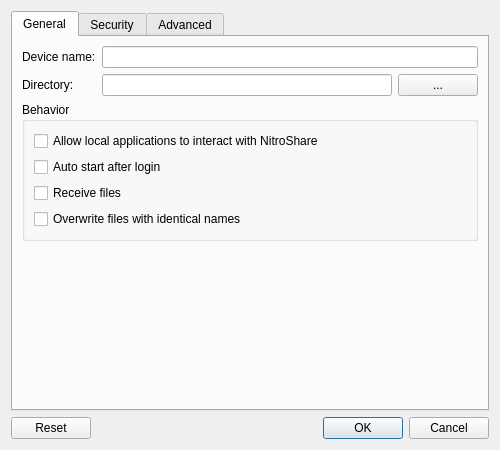
<?xml version="1.0" encoding="UTF-8"?>
<ui version="4.0">
 <class>SettingsDialog</class>
 <widget class="QDialog" name="SettingsDialog">
  <property name="geometry">
   <rect>
    <x>0</x>
    <y>0</y>
    <width>500</width>
    <height>450</height>
   </rect>
  </property>
  <property name="minimumSize">
   <size>
    <width>500</width>
    <height>450</height>
   </size>
  </property>
  <property name="maximumSize">
   <size>
    <width>500</width>
    <height>450</height>
   </size>
  </property>
  <property name="windowTitle">
   <string>Settings</string>
  </property>
  <property name="windowIcon">
   <iconset resource="../data/resource.qrc">
    <normaloff>:/img/logo.svg</normaloff>:/img/logo.svg</iconset>
  </property>
  <layout class="QVBoxLayout" name="verticalLayout">
   <item>
    <widget class="QTabWidget" name="tabs">
     <widget class="QWidget" name="generalTab">
      <attribute name="title">
       <string>General</string>
      </attribute>
      <layout class="QGridLayout" name="gridLayout_4">
       <item row="3" column="0">
        <spacer name="verticalSpacer1">
         <property name="orientation">
          <enum>Qt::Vertical</enum>
         </property>
         <property name="sizeHint" stdset="0">
          <size>
           <width>20</width>
           <height>40</height>
          </size>
         </property>
        </spacer>
       </item>
       <item row="0" column="1">
        <widget class="QLineEdit" name="deviceNameEdit"/>
       </item>
       <item row="0" column="0">
        <widget class="QLabel" name="deviceNameLabel">
         <property name="text">
          <string>Device name:</string>
         </property>
        </widget>
       </item>
       <item row="1" column="0">
        <widget class="QLabel" name="transferDirectoryLabel">
         <property name="text">
          <string>Directory:</string>
         </property>
        </widget>
       </item>
       <item row="1" column="1">
        <layout class="QHBoxLayout" name="transferDirectoryLayout">
         <item>
          <widget class="QLineEdit" name="transferDirectoryEdit"/>
         </item>
         <item>
          <widget class="QPushButton" name="transferDirectoryButton">
           <property name="text">
            <string>...</string>
           </property>
          </widget>
         </item>
        </layout>
       </item>
       <item row="2" column="0" colspan="2">
        <widget class="QGroupBox" name="behaviorGroupBox">
         <property name="title">
          <string>Behavior</string>
         </property>
         <layout class="QVBoxLayout" name="verticalLayout_2">
          <item>
           <widget class="QCheckBox" name="localApiCheckBox">
            <property name="text">
             <string>Allow local applications to interact with NitroShare</string>
            </property>
           </widget>
          </item>
          <item>
           <widget class="QCheckBox" name="autoStartCheckBox">
            <property name="text">
             <string>Auto start after login</string>
            </property>
           </widget>
          </item>
          <item>
           <widget class="QCheckBox" name="receiveFilesCheckBox">
            <property name="text">
             <string>Receive files</string>
            </property>
           </widget>
          </item>
          <item>
           <widget class="QCheckBox" name="overwriteCheckBox">
            <property name="text">
             <string>Overwrite files with identical names</string>
            </property>
           </widget>
          </item>
         </layout>
        </widget>
       </item>
      </layout>
     </widget>
     <widget class="QWidget" name="securityTab">
      <attribute name="title">
       <string>Security</string>
      </attribute>
      <layout class="QGridLayout" name="gridLayout_2">
       <item row="2" column="0">
        <widget class="QCheckBox" name="tlsCheckBox">
         <property name="text">
          <string>Enable TLS</string>
         </property>
        </widget>
       </item>
       <item row="5" column="0">
        <widget class="QLabel" name="privateKeyLabel">
         <property name="text">
          <string>Private key:</string>
         </property>
        </widget>
       </item>
       <item row="4" column="0">
        <widget class="QLabel" name="certificateLabel">
         <property name="text">
          <string>Certificate:</string>
         </property>
        </widget>
       </item>
       <item row="6" column="1">
        <widget class="QLineEdit" name="privateKeyPassphraseEdit">
         <property name="echoMode">
          <enum>QLineEdit::Password</enum>
         </property>
        </widget>
       </item>
       <item row="3" column="1">
        <layout class="QHBoxLayout" name="caCertificateLayout">
         <item>
          <widget class="QLineEdit" name="caCertificateEdit"/>
         </item>
         <item>
          <widget class="QPushButton" name="caCertificateButton">
           <property name="text">
            <string>...</string>
           </property>
          </widget>
         </item>
        </layout>
       </item>
       <item row="7" column="0">
        <spacer name="verticalSpacer2">
         <property name="orientation">
          <enum>Qt::Vertical</enum>
         </property>
         <property name="sizeHint" stdset="0">
          <size>
           <width>20</width>
           <height>40</height>
          </size>
         </property>
        </spacer>
       </item>
       <item row="4" column="1">
        <layout class="QHBoxLayout" name="certificateLayout">
         <item>
          <widget class="QLineEdit" name="certificateEdit"/>
         </item>
         <item>
          <widget class="QPushButton" name="certificateButton">
           <property name="text">
            <string>...</string>
           </property>
          </widget>
         </item>
        </layout>
       </item>
       <item row="6" column="0">
        <widget class="QLabel" name="privateKeypassphraseLabel">
         <property name="text">
          <string>Private key passphrase:</string>
         </property>
        </widget>
       </item>
       <item row="5" column="1">
        <layout class="QHBoxLayout" name="privateKeyLayout">
         <item>
          <widget class="QLineEdit" name="privateKeyEdit"/>
         </item>
         <item>
          <widget class="QPushButton" name="privateKeyButton">
           <property name="text">
            <string>...</string>
           </property>
          </widget>
         </item>
        </layout>
       </item>
       <item row="0" column="0" colspan="2">
        <widget class="QLabel" name="securityLabel">
         <property name="text">
          <string>&lt;html&gt;&lt;head/&gt;&lt;body&gt;&lt;p&gt;&lt;span style=&quot; font-weight:600;&quot;&gt;Warning&lt;/span&gt;: If enabled, all other clients must share a common certificate authority (CA) and have TLS enabled.&lt;/p&gt;&lt;/body&gt;&lt;/html&gt;</string>
         </property>
         <property name="wordWrap">
          <bool>true</bool>
         </property>
        </widget>
       </item>
       <item row="3" column="0">
        <widget class="QLabel" name="caCertificateLabel">
         <property name="text">
          <string>CA Certificate:</string>
         </property>
        </widget>
       </item>
       <item row="1" column="0" colspan="2">
        <widget class="Line" name="line">
         <property name="orientation">
          <enum>Qt::Horizontal</enum>
         </property>
        </widget>
       </item>
      </layout>
     </widget>
     <widget class="QWidget" name="advancedTab">
      <attribute name="title">
       <string>Advanced</string>
      </attribute>
      <layout class="QGridLayout" name="gridLayout">
       <item row="7" column="0">
        <widget class="QLabel" name="broadcastPortLabel">
         <property name="text">
          <string>Port:</string>
         </property>
        </widget>
       </item>
       <item row="0" column="0" colspan="3">
        <widget class="QLabel" name="warningLabel">
         <property name="text">
          <string>&lt;html&gt;&lt;head/&gt;&lt;body&gt;&lt;p&gt;&lt;span style=&quot; font-weight:600;&quot;&gt;Warning:&lt;/span&gt; Changing the settings below may cause NitroShare to stop functioning or use excessive bandwidth. Proceed with caution.&lt;/p&gt;&lt;/body&gt;&lt;/html&gt;</string>
         </property>
         <property name="wordWrap">
          <bool>true</bool>
         </property>
        </widget>
       </item>
       <item row="2" column="0" colspan="2">
        <widget class="QLabel" name="transferLabel">
         <property name="text">
          <string>&lt;html&gt;&lt;head/&gt;&lt;body&gt;&lt;p&gt;&lt;span style=&quot; font-weight:600;&quot;&gt;Transfer settings&lt;/span&gt;&lt;/p&gt;&lt;/body&gt;&lt;/html&gt;</string>
         </property>
        </widget>
       </item>
       <item row="3" column="0">
        <widget class="QLabel" name="transferPortLabel">
         <property name="text">
          <string>Port:</string>
         </property>
        </widget>
       </item>
       <item row="3" column="2">
        <widget class="QSpinBox" name="transferPortSpinBox">
         <property name="sizePolicy">
          <sizepolicy hsizetype="Expanding" vsizetype="Fixed">
           <horstretch>0</horstretch>
           <verstretch>0</verstretch>
          </sizepolicy>
         </property>
         <property name="alignment">
          <set>Qt::AlignRight|Qt::AlignTrailing|Qt::AlignVCenter</set>
         </property>
         <property name="minimum">
          <number>1</number>
         </property>
         <property name="maximum">
          <number>65535</number>
         </property>
         <property name="value">
          <number>1</number>
         </property>
        </widget>
       </item>
       <item row="4" column="0">
        <widget class="QLabel" name="transferBufferLabel">
         <property name="text">
          <string>Buffer:</string>
         </property>
        </widget>
       </item>
       <item row="4" column="2">
        <widget class="QSpinBox" name="transferBufferSpinBox">
         <property name="sizePolicy">
          <sizepolicy hsizetype="Expanding" vsizetype="Fixed">
           <horstretch>0</horstretch>
           <verstretch>0</verstretch>
          </sizepolicy>
         </property>
         <property name="alignment">
          <set>Qt::AlignRight|Qt::AlignTrailing|Qt::AlignVCenter</set>
         </property>
         <property name="suffix">
          <string> KiB</string>
         </property>
         <property name="minimum">
          <number>1</number>
         </property>
         <property name="maximum">
          <number>1024</number>
         </property>
        </widget>
       </item>
       <item row="5" column="0" colspan="3">
        <widget class="Line" name="line1">
         <property name="frameShadow">
          <enum>QFrame::Sunken</enum>
         </property>
         <property name="orientation">
          <enum>Qt::Horizontal</enum>
         </property>
        </widget>
       </item>
       <item row="6" column="0" colspan="2">
        <widget class="QLabel" name="broadcastLabel">
         <property name="text">
          <string>&lt;html&gt;&lt;head/&gt;&lt;body&gt;&lt;p&gt;&lt;span style=&quot; font-weight:600;&quot;&gt;Broadcast settings&lt;/span&gt;&lt;/p&gt;&lt;/body&gt;&lt;/html&gt;</string>
         </property>
        </widget>
       </item>
       <item row="8" column="0">
        <widget class="QLabel" name="broadcastTimeoutLabel">
         <property name="text">
          <string>Timeout:</string>
         </property>
        </widget>
       </item>
       <item row="7" column="2">
        <widget class="QSpinBox" name="broadcastPortSpinBox">
         <property name="sizePolicy">
          <sizepolicy hsizetype="Expanding" vsizetype="Fixed">
           <horstretch>0</horstretch>
           <verstretch>0</verstretch>
          </sizepolicy>
         </property>
         <property name="alignment">
          <set>Qt::AlignRight|Qt::AlignTrailing|Qt::AlignVCenter</set>
         </property>
         <property name="minimum">
          <number>1</number>
         </property>
         <property name="maximum">
          <number>65535</number>
         </property>
        </widget>
       </item>
       <item row="9" column="0">
        <widget class="QLabel" name="broadcastIntervalLabel">
         <property name="text">
          <string>Interval:</string>
         </property>
        </widget>
       </item>
       <item row="8" column="2">
        <widget class="QSpinBox" name="broadcastTimeoutSpinBox">
         <property name="sizePolicy">
          <sizepolicy hsizetype="Expanding" vsizetype="Fixed">
           <horstretch>0</horstretch>
           <verstretch>0</verstretch>
          </sizepolicy>
         </property>
         <property name="alignment">
          <set>Qt::AlignRight|Qt::AlignTrailing|Qt::AlignVCenter</set>
         </property>
         <property name="suffix">
          <string> sec</string>
         </property>
         <property name="minimum">
          <number>1</number>
         </property>
         <property name="maximum">
          <number>999999999</number>
         </property>
        </widget>
       </item>
       <item row="1" column="0" colspan="3">
        <widget class="Line" name="line2">
         <property name="orientation">
          <enum>Qt::Horizontal</enum>
         </property>
        </widget>
       </item>
       <item row="9" column="2">
        <widget class="QSpinBox" name="broadcastIntervalSpinBox">
         <property name="sizePolicy">
          <sizepolicy hsizetype="Expanding" vsizetype="Fixed">
           <horstretch>0</horstretch>
           <verstretch>0</verstretch>
          </sizepolicy>
         </property>
         <property name="alignment">
          <set>Qt::AlignRight|Qt::AlignTrailing|Qt::AlignVCenter</set>
         </property>
         <property name="suffix">
          <string> sec</string>
         </property>
         <property name="minimum">
          <number>1</number>
         </property>
         <property name="maximum">
          <number>999999999</number>
         </property>
        </widget>
       </item>
       <item row="10" column="0">
        <spacer name="verticalSpacer3">
         <property name="orientation">
          <enum>Qt::Vertical</enum>
         </property>
         <property name="sizeHint" stdset="0">
          <size>
           <width>20</width>
           <height>40</height>
          </size>
         </property>
        </spacer>
       </item>
      </layout>
     </widget>
    </widget>
   </item>
   <item>
    <layout class="QHBoxLayout" name="buttonLayout">
     <item>
      <widget class="QPushButton" name="resetButton">
       <property name="text">
        <string>Reset</string>
       </property>
      </widget>
     </item>
     <item>
      <widget class="QDialogButtonBox" name="buttonBox">
       <property name="standardButtons">
        <set>QDialogButtonBox::Cancel|QDialogButtonBox::Ok</set>
       </property>
      </widget>
     </item>
    </layout>
   </item>
  </layout>
 </widget>
 <resources/>
 <connections>
  <connection>
   <sender>buttonBox</sender>
   <signal>accepted()</signal>
   <receiver>SettingsDialog</receiver>
   <slot>accept()</slot>
   <hints>
    <hint type="sourcelabel">
     <x>194</x>
     <y>359</y>
    </hint>
    <hint type="destinationlabel">
     <x>236</x>
     <y>160</y>
    </hint>
   </hints>
  </connection>
  <connection>
   <sender>buttonBox</sender>
   <signal>rejected()</signal>
   <receiver>SettingsDialog</receiver>
   <slot>reject()</slot>
   <hints>
    <hint type="sourcelabel">
     <x>194</x>
     <y>359</y>
    </hint>
    <hint type="destinationlabel">
     <x>236</x>
     <y>160</y>
    </hint>
   </hints>
  </connection>
  <connection>
   <sender>resetButton</sender>
   <signal>clicked()</signal>
   <receiver>SettingsDialog</receiver>
   <slot>onResetButtonClicked()</slot>
   <hints>
    <hint type="sourcelabel">
     <x>59</x>
     <y>359</y>
    </hint>
    <hint type="destinationlabel">
     <x>199</x>
     <y>124</y>
    </hint>
   </hints>
  </connection>
  <connection>
   <sender>transferDirectoryButton</sender>
   <signal>clicked()</signal>
   <receiver>SettingsDialog</receiver>
   <slot>onBrowseButtonClicked()</slot>
   <hints>
    <hint type="sourcelabel">
     <x>461</x>
     <y>96</y>
    </hint>
    <hint type="destinationlabel">
     <x>249</x>
     <y>199</y>
    </hint>
   </hints>
  </connection>
  <connection>
   <sender>tlsCheckBox</sender>
   <signal>clicked(bool)</signal>
   <receiver>privateKeyPassphraseEdit</receiver>
   <slot>setEnabled(bool)</slot>
   <hints>
    <hint type="sourcelabel">
     <x>99</x>
     <y>59</y>
    </hint>
    <hint type="destinationlabel">
     <x>332</x>
     <y>189</y>
    </hint>
   </hints>
  </connection>
  <connection>
   <sender>tlsCheckBox</sender>
   <signal>clicked(bool)</signal>
   <receiver>caCertificateEdit</receiver>
   <slot>setEnabled(bool)</slot>
   <hints>
    <hint type="sourcelabel">
     <x>99</x>
     <y>59</y>
    </hint>
    <hint type="destinationlabel">
     <x>311</x>
     <y>91</y>
    </hint>
   </hints>
  </connection>
  <connection>
   <sender>tlsCheckBox</sender>
   <signal>clicked(bool)</signal>
   <receiver>caCertificateButton</receiver>
   <slot>setEnabled(bool)</slot>
   <hints>
    <hint type="sourcelabel">
     <x>99</x>
     <y>59</y>
    </hint>
    <hint type="destinationlabel">
     <x>461</x>
     <y>91</y>
    </hint>
   </hints>
  </connection>
  <connection>
   <sender>tlsCheckBox</sender>
   <signal>clicked(bool)</signal>
   <receiver>certificateEdit</receiver>
   <slot>setEnabled(bool)</slot>
   <hints>
    <hint type="sourcelabel">
     <x>99</x>
     <y>59</y>
    </hint>
    <hint type="destinationlabel">
     <x>311</x>
     <y>126</y>
    </hint>
   </hints>
  </connection>
  <connection>
   <sender>tlsCheckBox</sender>
   <signal>clicked(bool)</signal>
   <receiver>certificateButton</receiver>
   <slot>setEnabled(bool)</slot>
   <hints>
    <hint type="sourcelabel">
     <x>99</x>
     <y>59</y>
    </hint>
    <hint type="destinationlabel">
     <x>461</x>
     <y>126</y>
    </hint>
   </hints>
  </connection>
  <connection>
   <sender>tlsCheckBox</sender>
   <signal>clicked(bool)</signal>
   <receiver>privateKeyEdit</receiver>
   <slot>setEnabled(bool)</slot>
   <hints>
    <hint type="sourcelabel">
     <x>99</x>
     <y>59</y>
    </hint>
    <hint type="destinationlabel">
     <x>311</x>
     <y>161</y>
    </hint>
   </hints>
  </connection>
  <connection>
   <sender>tlsCheckBox</sender>
   <signal>clicked(bool)</signal>
   <receiver>privateKeyButton</receiver>
   <slot>setEnabled(bool)</slot>
   <hints>
    <hint type="sourcelabel">
     <x>99</x>
     <y>59</y>
    </hint>
    <hint type="destinationlabel">
     <x>461</x>
     <y>161</y>
    </hint>
   </hints>
  </connection>
  <connection>
   <sender>caCertificateButton</sender>
   <signal>clicked()</signal>
   <receiver>SettingsDialog</receiver>
   <slot>onBrowseButtonClicked()</slot>
   <hints>
    <hint type="sourcelabel">
     <x>461</x>
     <y>140</y>
    </hint>
    <hint type="destinationlabel">
     <x>249</x>
     <y>224</y>
    </hint>
   </hints>
  </connection>
  <connection>
   <sender>certificateButton</sender>
   <signal>clicked()</signal>
   <receiver>SettingsDialog</receiver>
   <slot>onBrowseButtonClicked()</slot>
   <hints>
    <hint type="sourcelabel">
     <x>461</x>
     <y>175</y>
    </hint>
    <hint type="destinationlabel">
     <x>249</x>
     <y>224</y>
    </hint>
   </hints>
  </connection>
  <connection>
   <sender>privateKeyButton</sender>
   <signal>clicked()</signal>
   <receiver>SettingsDialog</receiver>
   <slot>onBrowseButtonClicked()</slot>
   <hints>
    <hint type="sourcelabel">
     <x>461</x>
     <y>210</y>
    </hint>
    <hint type="destinationlabel">
     <x>249</x>
     <y>224</y>
    </hint>
   </hints>
  </connection>
 </connections>
 <slots>
  <slot>onResetButtonClicked()</slot>
  <slot>onBrowseButtonClicked()</slot>
 </slots>
</ui>
